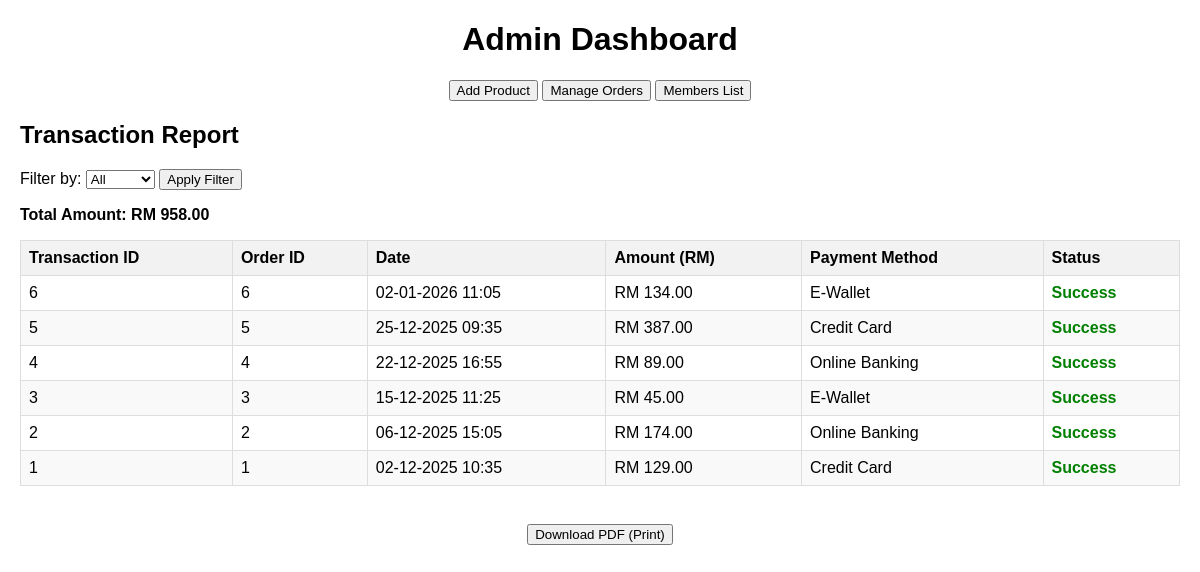
/admin/dashboard.php, run on an earlier commit of the app's database.
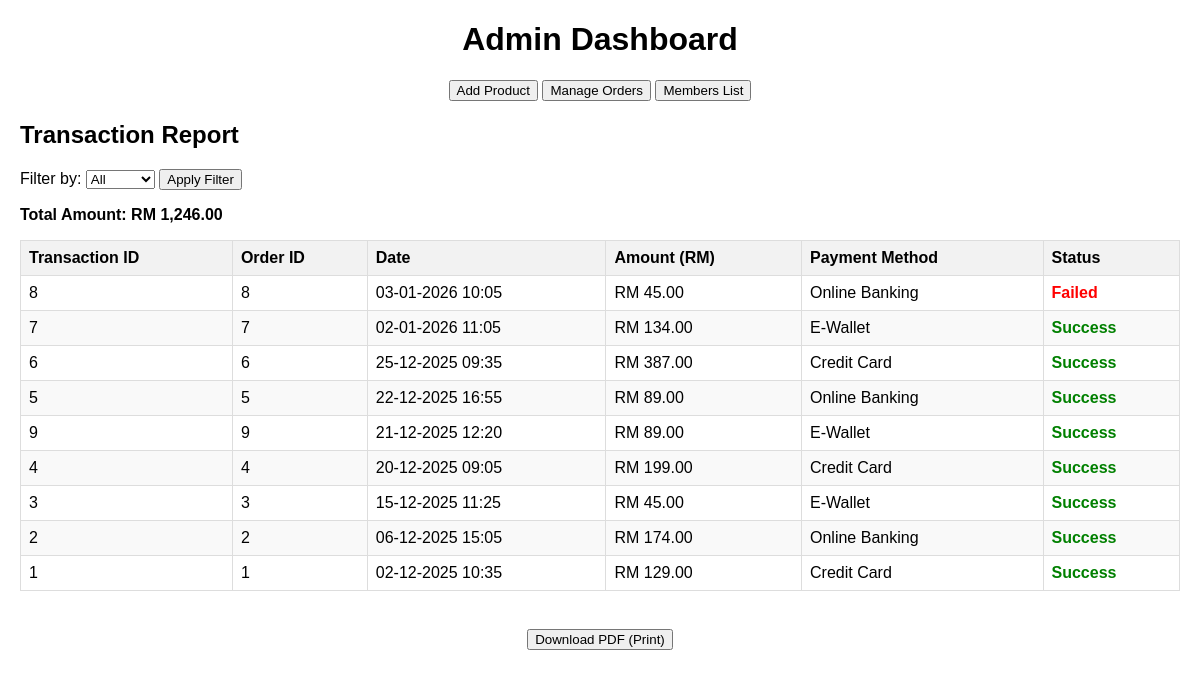
And on a later commit of the database.
### tables this page shows
CREATE TABLE transactions (
    transaction_id INT AUTO_INCREMENT PRIMARY KEY,
    order_id INT NOT NULL,
    payment_method VARCHAR(50),
    payment_status ENUM('Success', 'Failed') DEFAULT 'Success',
    transaction_date TIMESTAMP DEFAULT CURRENT_TIMESTAMP,
    FOREIGN KEY (order_id) REFERENCES orders(order_id)
);

CREATE TABLE orders (
    order_id INT AUTO_INCREMENT PRIMARY KEY,
    user_id INT NOT NULL,
    total_amount DECIMAL(10,2) NOT NULL,
    order_date TIMESTAMP DEFAULT CURRENT_TIMESTAMP,
    status ENUM('Paid', 'Cancelled') DEFAULT 'Paid',
    FOREIGN KEY (user_id) REFERENCES users(user_id)
);

### admin/dashboard.php (the view, shortened to what this page needs)
<?php
include $_SERVER['DOCUMENT_ROOT'] . '/sarawak_scents/includes/db_connect.php';
$filter = $_GET['filter'] ?? 'all';
function getFilteredTransactions($conn, $filter) {
    $query = "SELECT
                t.transaction_id,
                t.order_id,
                t.transaction_date,
                t.payment_method,
                t.payment_status,
                o.total_amount
              FROM transactions t
              INNER JOIN orders o ON t.order_id = o.order_id";
    $query .= " WHERE 1=1";
    $query .= " ORDER BY t.transaction_date DESC";
    $result = mysqli_query($conn, $query);
    $transactions = [];
    while ($row = mysqli_fetch_assoc($result)) {
        $transactions[] = $row;
    }
    return $transactions;
}
$filteredTransactions = getFilteredTransactions($conn, $filter);
$totalAmount = 0;
foreach ($filteredTransactions as $transaction) {
    if ($transaction['payment_status'] === 'Success') {
        $totalAmount += $transaction['total_amount'];
    }
}
?>
<!DOCTYPE html>
<html lang="en">
<head>
</head>
<body>
    <div class="header">
        <h1>Admin Dashboard</h1>
    </div>
    <div class="nav">
        <button onclick="window.location.href='add_product.php'">Add Product</button>
        <button onclick="window.location.href='manage_orders.php'">Manage Orders</button>
        <button onclick="window.location.href='members_list.php'">Members List</button>
    </div>
    <h2>Transaction Report</h2>
    <form method="get" action="">
        <label for="filter">Filter by:</label>
        <select name="filter" id="filter">
            <option value="all" <?php echo $filter === 'all' ? 'selected' : ''; ?>>All</option>
        </select>
        <button type="submit">Apply Filter</button>
    </form>
    <p><strong>Total Amount: RM <?php echo number_format($totalAmount, 2); ?></strong></p>
    <table border="1">
        <thead>
            <tr>
                <th>Transaction ID</th>
                <th>Order ID</th>
                <th>Date</th>
                <th>Amount (RM)</th>
                <th>Payment Method</th>
                <th>Status</th>
            </tr>
        </thead>
        <tbody>
            <?php if (empty($filteredTransactions)): ?>
                <tr>
                    <td colspan="6" style="text-align: center;">No transactions found for the selected filter.</td>
                </tr>
            <?php else: ?>
                <?php foreach ($filteredTransactions as $transaction): ?>
                    <tr>
                        <td><?php echo htmlspecialchars($transaction['transaction_id']); ?></td>
                        <td><?php echo htmlspecialchars($transaction['order_id']); ?></td>
                        <td><?php echo date('d-m-Y H:i', strtotime($transaction['transaction_date'])); ?></td>
                        <td>RM <?php echo number_format($transaction['total_amount'], 2); ?></td>
                        <td><?php echo htmlspecialchars($transaction['payment_method'] ?? 'N/A'); ?></td>
                        <td class="<?php echo strtolower($transaction['payment_status']); ?>">
                            <?php echo htmlspecialchars($transaction['payment_status']); ?>
                        </td>
                    </tr>
                <?php endforeach; ?>
            <?php endif; ?>
        </tbody>
    </table><br>
    <div class="print-btn">
        <button onclick="window.print()">Download PDF (Print)</button>
    </div>
</body>
</html>

### admin/dashboard.php (style rules this page uses)
body { font-family: Arial, sans-serif; margin: 20px; }
table { border-collapse: collapse; width: 100%; }
th, td { border: 1px solid #ddd; padding: 8px; text-align: left; }
th { background-color: #f2f2f2; }
tr:nth-child(even) { background-color: #f9f9f9; }
.nav { margin: 20px; text-align: center; }
.print-btn { text-align: center; margin-top: 20px; }
.header { margin: 20px; text-align: center; }
.success { color: green; font-weight: bold; }
.failed { color: red; font-weight: bold; }

What changed in the data, as far as the page shows it:
added transactions: transaction_id "8", order "8", transaction_date "03-01-2026 10:05", order.total_amount "45.00", payment_method "Online Banking", payment_status "Failed"
added transactions: transaction_id "7", order "7", transaction_date "02-01-2026 11:05", order.total_amount "134.00", payment_method "E-Wallet", payment_status "Success"
changed transactions id 6: transaction_date "02-01-2026 11:05" → "25-12-2025 09:35"; order.total_amount "134.00" → "387.00"; payment_method "E-Wallet" → "Credit Card"
changed transactions id 5: transaction_date "25-12-2025 09:35" → "22-12-2025 16:55"; order.total_amount "387.00" → "89.00"; payment_method "Credit Card" → "Online Banking"
added transactions: transaction_id "9", order "9", transaction_date "21-12-2025 12:20", order.total_amount "89.00", payment_method "E-Wallet", payment_status "Success"
changed transactions id 4: transaction_date "22-12-2025 16:55" → "20-12-2025 09:05"; order.total_amount "89.00" → "199.00"; payment_method "Online Banking" → "Credit Card"
Also different on the page:
$totalAmount: "958.00" → "1,246.00"
